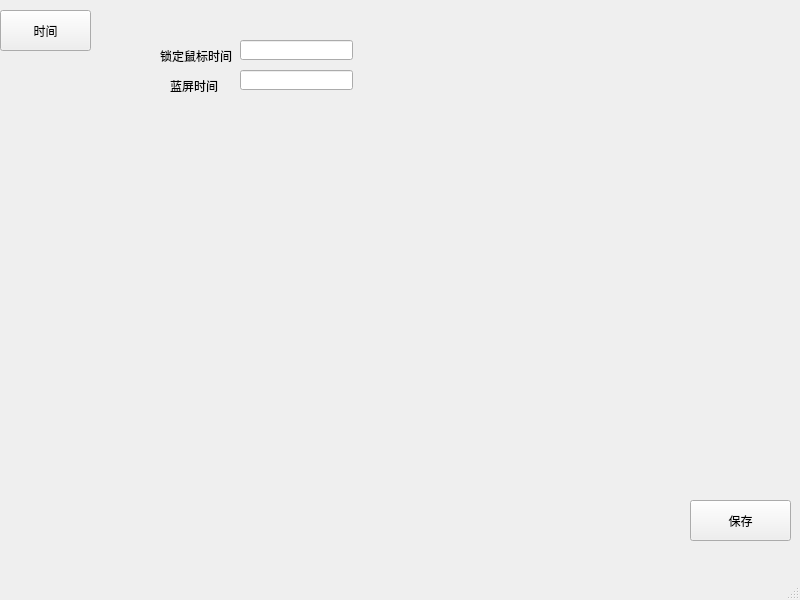
<?xml version="1.0" encoding="UTF-8"?>
<ui version="4.0">
 <class>qt_std1</class>
 <widget class="QMainWindow" name="qt_std1">
  <property name="geometry">
   <rect>
    <x>0</x>
    <y>0</y>
    <width>800</width>
    <height>600</height>
   </rect>
  </property>
  <property name="windowTitle">
   <string>qt_std1</string>
  </property>
  <widget class="QWidget" name="centralwidget">
   <widget class="QPushButton" name="pushButton">
    <property name="geometry">
     <rect>
      <x>690</x>
      <y>500</y>
      <width>101</width>
      <height>41</height>
     </rect>
    </property>
    <property name="text">
     <string>保存</string>
    </property>
   </widget>
   <widget class="QPushButton" name="pushButton_2">
    <property name="geometry">
     <rect>
      <x>0</x>
      <y>10</y>
      <width>91</width>
      <height>41</height>
     </rect>
    </property>
    <property name="text">
     <string>时间</string>
    </property>
   </widget>
   <widget class="QStackedWidget" name="stackedWidget">
    <property name="geometry">
     <rect>
      <x>100</x>
      <y>10</y>
      <width>641</width>
      <height>471</height>
     </rect>
    </property>
    <widget class="QWidget" name="page">
     <widget class="QLabel" name="label">
      <property name="geometry">
       <rect>
        <x>60</x>
        <y>30</y>
        <width>81</width>
        <height>31</height>
       </rect>
      </property>
      <property name="text">
       <string>锁定鼠标时间</string>
      </property>
     </widget>
     <widget class="QLabel" name="label_2">
      <property name="geometry">
       <rect>
        <x>70</x>
        <y>60</y>
        <width>51</width>
        <height>31</height>
       </rect>
      </property>
      <property name="text">
       <string>蓝屏时间</string>
      </property>
     </widget>
     <widget class="QLineEdit" name="lineEdit">
      <property name="geometry">
       <rect>
        <x>140</x>
        <y>30</y>
        <width>113</width>
        <height>20</height>
       </rect>
      </property>
     </widget>
     <widget class="QLineEdit" name="lineEdit_2">
      <property name="geometry">
       <rect>
        <x>140</x>
        <y>60</y>
        <width>113</width>
        <height>20</height>
       </rect>
      </property>
     </widget>
    </widget>
    <widget class="QWidget" name="page_2"/>
   </widget>
  </widget>
  <widget class="QMenuBar" name="menubar">
   <property name="geometry">
    <rect>
     <x>0</x>
     <y>0</y>
     <width>800</width>
     <height>33</height>
    </rect>
   </property>
  </widget>
  <widget class="QStatusBar" name="statusbar"/>
 </widget>
 <resources/>
 <connections/>
</ui>
